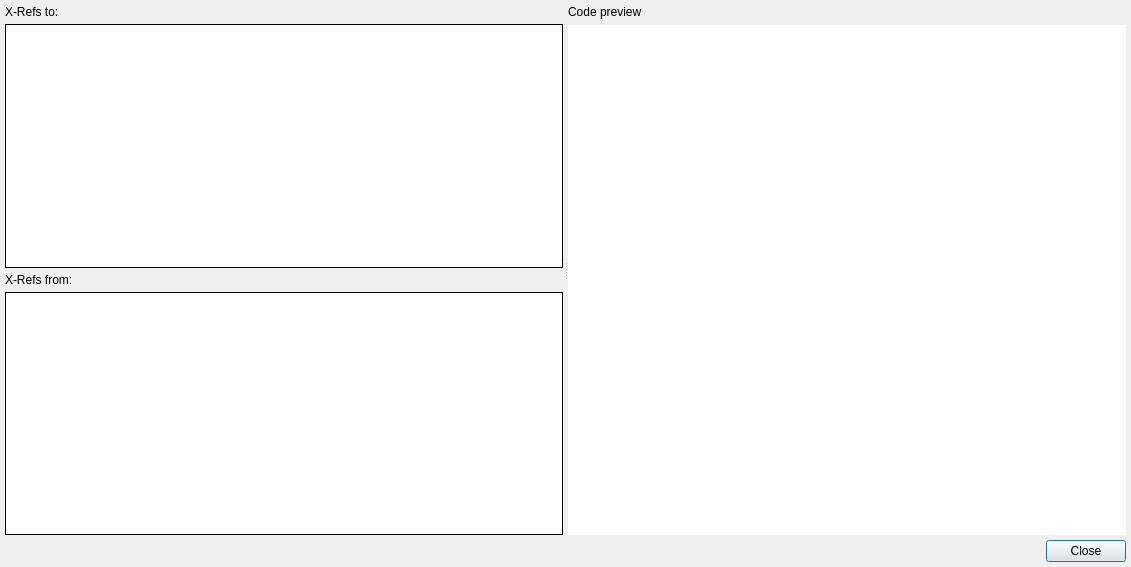
<?xml version="1.0" encoding="UTF-8"?>
<ui version="4.0">
 <class>XrefsDialog</class>
 <widget class="QDialog" name="XrefsDialog">
  <property name="geometry">
   <rect>
    <x>0</x>
    <y>0</y>
    <width>1131</width>
    <height>567</height>
   </rect>
  </property>
  <property name="windowTitle">
   <string notr="true">XRefs for </string>
  </property>
  <layout class="QVBoxLayout" name="verticalLayout_2">
   <property name="spacing">
    <number>5</number>
   </property>
   <property name="leftMargin">
    <number>5</number>
   </property>
   <property name="topMargin">
    <number>5</number>
   </property>
   <property name="rightMargin">
    <number>5</number>
   </property>
   <property name="bottomMargin">
    <number>5</number>
   </property>
   <item>
    <widget class="QSplitter" name="splitter">
     <property name="orientation">
      <enum>Qt::Horizontal</enum>
     </property>
     <property name="handleWidth">
      <number>5</number>
     </property>
     <widget class="QWidget" name="verticalLayoutWidget">
      <layout class="QVBoxLayout" name="xrefLayout">
       <property name="spacing">
        <number>5</number>
       </property>
       <item>
        <widget class="QLabel" name="label_xTo">
         <property name="text">
          <string notr="true">X-Refs to: </string>
         </property>
        </widget>
       </item>
       <item>
        <widget class="AddressableItemList&lt;&gt;" name="toTreeWidget">
         <property name="frameShape">
          <enum>QFrame::Box</enum>
         </property>
         <property name="frameShadow">
          <enum>QFrame::Plain</enum>
         </property>
         <property name="indentation">
          <number>5</number>
         </property>
        </widget>
       </item>
       <item>
        <widget class="QLabel" name="label_xFrom">
         <property name="text">
          <string notr="true">X-Refs from: </string>
         </property>
        </widget>
       </item>
       <item>
        <widget class="AddressableItemList&lt;&gt;" name="fromTreeWidget">
         <property name="frameShape">
          <enum>QFrame::Box</enum>
         </property>
         <property name="frameShadow">
          <enum>QFrame::Plain</enum>
         </property>
         <property name="indentation">
          <number>5</number>
         </property>
        </widget>
       </item>
      </layout>
     </widget>
     <widget class="QWidget" name="verticalLayoutWidget_2">
      <layout class="QVBoxLayout" name="previewLayout">
       <item>
        <widget class="QLabel" name="label">
         <property name="text">
          <string notr="true">Code preview</string>
         </property>
        </widget>
       </item>
       <item>
        <widget class="QPlainTextEdit" name="previewTextEdit">
         <property name="frameShape">
          <enum>QFrame::NoFrame</enum>
         </property>
         <property name="frameShadow">
          <enum>QFrame::Plain</enum>
         </property>
         <property name="lineWidth">
          <number>0</number>
         </property>
         <property name="lineWrapMode">
          <enum>QPlainTextEdit::NoWrap</enum>
         </property>
         <property name="readOnly">
          <bool>true</bool>
         </property>
         <property name="plainText">
          <string notr="true"/>
         </property>
         <property name="textInteractionFlags">
          <set>Qt::TextSelectableByKeyboard|Qt::TextSelectableByMouse</set>
         </property>
        </widget>
       </item>
      </layout>
     </widget>
    </widget>
   </item>
   <item>
    <widget class="QDialogButtonBox" name="buttonBox">
     <property name="orientation">
      <enum>Qt::Horizontal</enum>
     </property>
     <property name="standardButtons">
      <set>QDialogButtonBox::Close</set>
     </property>
    </widget>
   </item>
  </layout>
 </widget>
 <customwidgets>
  <customwidget>
   <class>AddressableItemList&lt;&gt;</class>
   <extends>QTreeView</extends>
   <header>widgets/AddressableItemList.h</header>
  </customwidget>
 </customwidgets>
 <resources/>
 <connections>
  <connection>
   <sender>buttonBox</sender>
   <signal>accepted()</signal>
   <receiver>XrefsDialog</receiver>
   <slot>accept()</slot>
   <hints>
    <hint type="sourcelabel">
     <x>248</x>
     <y>254</y>
    </hint>
    <hint type="destinationlabel">
     <x>157</x>
     <y>274</y>
    </hint>
   </hints>
  </connection>
  <connection>
   <sender>buttonBox</sender>
   <signal>rejected()</signal>
   <receiver>XrefsDialog</receiver>
   <slot>reject()</slot>
   <hints>
    <hint type="sourcelabel">
     <x>316</x>
     <y>260</y>
    </hint>
    <hint type="destinationlabel">
     <x>286</x>
     <y>274</y>
    </hint>
   </hints>
  </connection>
 </connections>
</ui>
